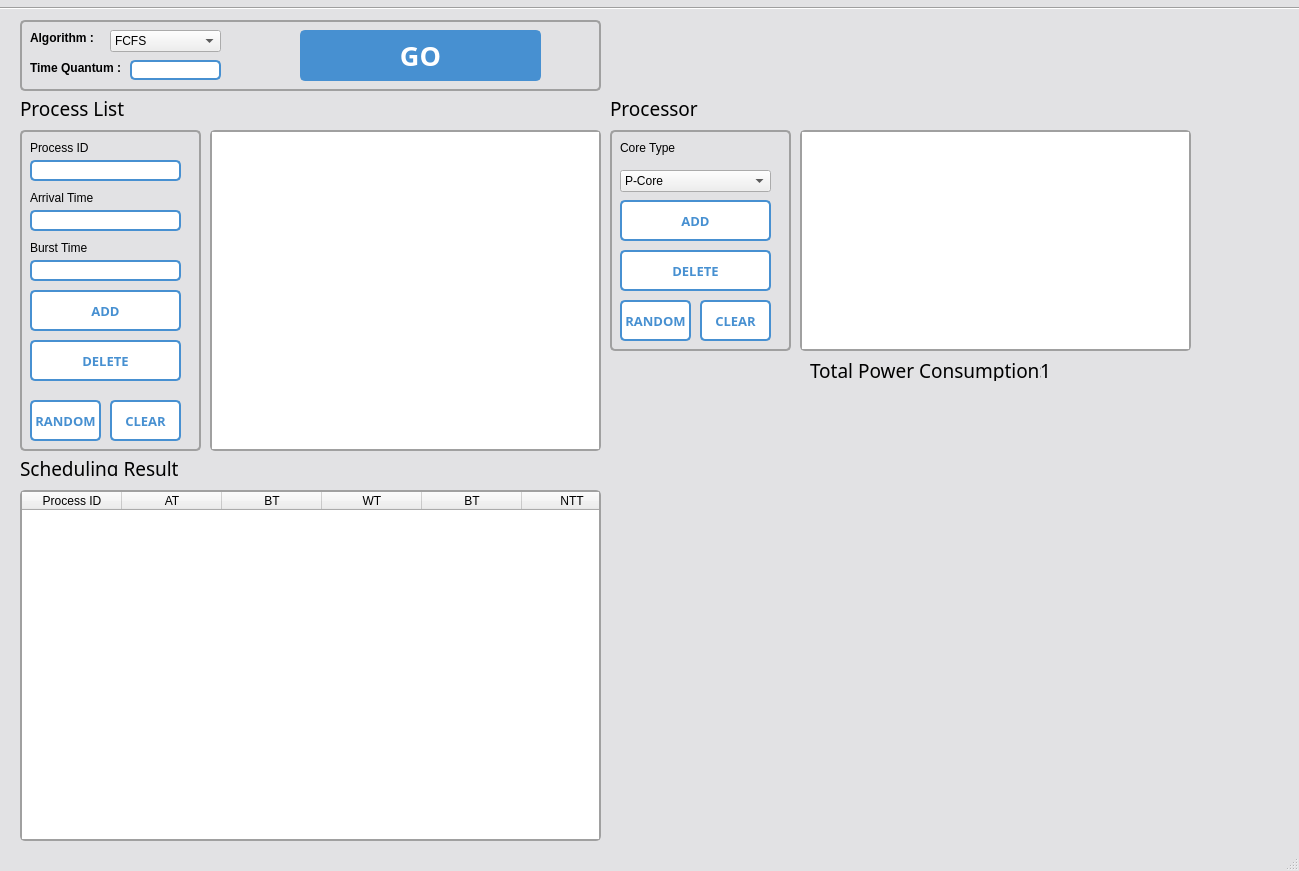
<?xml version="1.0" encoding="UTF-8"?>
<ui version="4.0">
 <class>MainWindow</class>
 <widget class="QMainWindow" name="MainWindow">
  <property name="windowModality">
   <enum>Qt::NonModal</enum>
  </property>
  <property name="enabled">
   <bool>true</bool>
  </property>
  <property name="geometry">
   <rect>
    <x>0</x>
    <y>0</y>
    <width>1299</width>
    <height>871</height>
   </rect>
  </property>
  <property name="sizePolicy">
   <sizepolicy hsizetype="Preferred" vsizetype="Preferred">
    <horstretch>0</horstretch>
    <verstretch>0</verstretch>
   </sizepolicy>
  </property>
  <property name="font">
   <font>
    <weight>75</weight>
    <bold>true</bold>
    <stylestrategy>PreferDefault</stylestrategy>
   </font>
  </property>
  <property name="cursor">
   <cursorShape>ArrowCursor</cursorShape>
  </property>
  <property name="contextMenuPolicy">
   <enum>Qt::DefaultContextMenu</enum>
  </property>
  <property name="acceptDrops">
   <bool>false</bool>
  </property>
  <property name="windowTitle">
   <string>Process Scheduling</string>
  </property>
  <property name="windowIcon">
   <iconset>
    <normaloff>../../../../Users/user/Desktop/아이콘.png</normaloff>
    <normalon>../../../../Users/user/Desktop/아이콘.png</normalon>../../../../Users/user/Desktop/아이콘.png</iconset>
  </property>
  <property name="autoFillBackground">
   <bool>false</bool>
  </property>
  <property name="styleSheet">
   <string notr="true">QMainWindow{
	background-color:rgb(226,226,228);
}</string>
  </property>
  <property name="toolButtonStyle">
   <enum>Qt::ToolButtonIconOnly</enum>
  </property>
  <property name="tabShape">
   <enum>QTabWidget::Rounded</enum>
  </property>
  <widget class="QWidget" name="centralwidget">
   <widget class="QLabel" name="label">
    <property name="geometry">
     <rect>
      <x>30</x>
      <y>30</y>
      <width>81</width>
      <height>16</height>
     </rect>
    </property>
    <property name="styleSheet">
     <string notr="true">font: 63 10pt &quot;Bahnschrift SemiBold&quot;;</string>
    </property>
    <property name="text">
     <string>&lt;html&gt;&lt;head/&gt;&lt;body&gt;&lt;p&gt;&lt;span style=&quot; font-weight:600;&quot;&gt;Algorithm :&lt;/span&gt;&lt;/p&gt;&lt;/body&gt;&lt;/html&gt;</string>
    </property>
   </widget>
   <widget class="QLabel" name="label_2">
    <property name="geometry">
     <rect>
      <x>30</x>
      <y>60</y>
      <width>111</width>
      <height>16</height>
     </rect>
    </property>
    <property name="styleSheet">
     <string notr="true">font: 63 10pt &quot;Bahnschrift SemiBold&quot;;</string>
    </property>
    <property name="text">
     <string>&lt;html&gt;&lt;head/&gt;&lt;body&gt;&lt;p&gt;&lt;span style=&quot; font-weight:600;&quot;&gt;Time Quantum :&lt;/span&gt;&lt;/p&gt;&lt;/body&gt;&lt;/html&gt;</string>
    </property>
   </widget>
   <widget class="QTableWidget" name="tableWidget">
    <property name="geometry">
     <rect>
      <x>210</x>
      <y>130</y>
      <width>391</width>
      <height>321</height>
     </rect>
    </property>
    <property name="font">
     <font>
      <stylestrategy>PreferDefault</stylestrategy>
     </font>
    </property>
    <property name="styleSheet">
     <string notr="true">QTableWidget{

             
                border: 2px solid rgb(160,160,160);
                border-radius: 5px;
            }</string>
    </property>
    <property name="frameShape">
     <enum>QFrame::WinPanel</enum>
    </property>
    <property name="frameShadow">
     <enum>QFrame::Plain</enum>
    </property>
    <property name="lineWidth">
     <number>1</number>
    </property>
    <property name="horizontalScrollBarPolicy">
     <enum>Qt::ScrollBarAlwaysOff</enum>
    </property>
    <property name="sizeAdjustPolicy">
     <enum>QAbstractScrollArea::AdjustIgnored</enum>
    </property>
    <property name="textElideMode">
     <enum>Qt::ElideLeft</enum>
    </property>
    <property name="verticalScrollMode">
     <enum>QAbstractItemView::ScrollPerPixel</enum>
    </property>
    <property name="horizontalScrollMode">
     <enum>QAbstractItemView::ScrollPerPixel</enum>
    </property>
    <property name="sortingEnabled">
     <bool>false</bool>
    </property>
    <property name="wordWrap">
     <bool>true</bool>
    </property>
    <property name="cornerButtonEnabled">
     <bool>true</bool>
    </property>
    <attribute name="horizontalHeaderHighlightSections">
     <bool>false</bool>
    </attribute>
    <attribute name="verticalHeaderMinimumSectionSize">
     <number>27</number>
    </attribute>
   </widget>
   <widget class="QFrame" name="frame_2">
    <property name="geometry">
     <rect>
      <x>20</x>
      <y>20</y>
      <width>581</width>
      <height>71</height>
     </rect>
    </property>
    <property name="styleSheet">
     <string notr="true">QFrame{

               
                border: 2px solid rgb(160,160,160);
                border-radius: 5px;
            }</string>
    </property>
    <property name="frameShape">
     <enum>QFrame::WinPanel</enum>
    </property>
    <property name="frameShadow">
     <enum>QFrame::Plain</enum>
    </property>
    <widget class="QComboBox" name="algorithm">
     <property name="geometry">
      <rect>
       <x>90</x>
       <y>10</y>
       <width>111</width>
       <height>22</height>
      </rect>
     </property>
     <property name="cursor">
      <cursorShape>PointingHandCursor</cursorShape>
     </property>
     <property name="layoutDirection">
      <enum>Qt::LeftToRight</enum>
     </property>
     <property name="styleSheet">
      <string notr="true">font: 63 9pt &quot;Bahnschrift SemiBold&quot;;</string>
     </property>
     <property name="iconSize">
      <size>
       <width>10</width>
       <height>10</height>
      </size>
     </property>
     <item>
      <property name="text">
       <string>FCFS</string>
      </property>
     </item>
     <item>
      <property name="text">
       <string>RR</string>
      </property>
     </item>
     <item>
      <property name="text">
       <string>SPN</string>
      </property>
     </item>
     <item>
      <property name="text">
       <string>SRTN</string>
      </property>
     </item>
     <item>
      <property name="text">
       <string>HRRN</string>
      </property>
     </item>
     <item>
      <property name="text">
       <string>OUR</string>
      </property>
     </item>
    </widget>
    <widget class="QLineEdit" name="Time_Quantum">
     <property name="geometry">
      <rect>
       <x>110</x>
       <y>40</y>
       <width>91</width>
       <height>20</height>
      </rect>
     </property>
     <property name="styleSheet">
      <string notr="true">QLineEdit {
                
                background-color: white;
                border: 2px solid rgb(71, 144, 209);
                border-radius: 5px;
            }</string>
     </property>
    </widget>
    <widget class="QPushButton" name="run_button">
     <property name="geometry">
      <rect>
       <x>280</x>
       <y>10</y>
       <width>241</width>
       <height>51</height>
      </rect>
     </property>
     <property name="font">
      <font>
       <family>Bahnschrift SemiBold</family>
       <pointsize>20</pointsize>
       <weight>75</weight>
       <bold>true</bold>
      </font>
     </property>
     <property name="cursor">
      <cursorShape>PointingHandCursor</cursorShape>
     </property>
     <property name="styleSheet">
      <string notr="true">QPushButton {
                color: white;
                background-color: rgb(71, 144, 209);
                border: 2px solid rgb(71, 144, 209);
                border-radius: 5px;
            }
            QPushButton:hover {
                background-color: white;
                color: rgb(71,144,209);
            }
QPushButton:pressed{
	background-color:rgb(71,144,209);
	color :white;
}</string>
     </property>
     <property name="text">
      <string>GO</string>
     </property>
    </widget>
   </widget>
   <widget class="QPushButton" name="random_button">
    <property name="geometry">
     <rect>
      <x>30</x>
      <y>400</y>
      <width>71</width>
      <height>41</height>
     </rect>
    </property>
    <property name="font">
     <font>
      <family>Bahnschrift SemiBold</family>
      <pointsize>10</pointsize>
      <weight>75</weight>
      <bold>true</bold>
     </font>
    </property>
    <property name="cursor">
     <cursorShape>PointingHandCursor</cursorShape>
    </property>
    <property name="styleSheet">
     <string notr="true">QPushButton {
                color: rgb(71, 144, 209);
                background-color: white;
                border: 2px solid rgb(71, 144, 209);
                border-radius: 5px;
            }
            QPushButton:hover {
                background-color: rgb(71, 144, 209);
                color: white;
            }
QPushButton:pressed{
	background-color:white;
	color :rgb(71, 144, 209);
}</string>
    </property>
    <property name="text">
     <string>RANDOM</string>
    </property>
   </widget>
   <widget class="QLineEdit" name="Process_ID">
    <property name="geometry">
     <rect>
      <x>30</x>
      <y>160</y>
      <width>151</width>
      <height>21</height>
     </rect>
    </property>
    <property name="styleSheet">
     <string notr="true">QLineEdit {
                
                background-color: white;
                border: 2px solid rgb(71, 144, 209);
                border-radius: 5px;
            }</string>
    </property>
    <property name="frame">
     <bool>true</bool>
    </property>
   </widget>
   <widget class="QLabel" name="label_6">
    <property name="geometry">
     <rect>
      <x>30</x>
      <y>190</y>
      <width>111</width>
      <height>16</height>
     </rect>
    </property>
    <property name="styleSheet">
     <string notr="true">font: 63 10pt &quot;Bahnschrift SemiBold&quot;;</string>
    </property>
    <property name="text">
     <string>Arrival Time</string>
    </property>
   </widget>
   <widget class="QPushButton" name="delete_button">
    <property name="geometry">
     <rect>
      <x>30</x>
      <y>340</y>
      <width>151</width>
      <height>41</height>
     </rect>
    </property>
    <property name="font">
     <font>
      <family>Bahnschrift SemiBold</family>
      <pointsize>10</pointsize>
      <weight>75</weight>
      <bold>true</bold>
     </font>
    </property>
    <property name="cursor">
     <cursorShape>PointingHandCursor</cursorShape>
    </property>
    <property name="styleSheet">
     <string notr="true">QPushButton {
                color: rgb(71, 144, 209);
                background-color: white;
                border: 2px solid rgb(71, 144, 209);
                border-radius: 5px;
            }
            QPushButton:hover {
                background-color: rgb(71, 144, 209);
                color: white;
            }
QPushButton:pressed{
	background-color:white;
	color :rgb(71, 144, 209);
}</string>
    </property>
    <property name="text">
     <string>DELETE</string>
    </property>
   </widget>
   <widget class="QPushButton" name="add_button">
    <property name="geometry">
     <rect>
      <x>30</x>
      <y>290</y>
      <width>151</width>
      <height>41</height>
     </rect>
    </property>
    <property name="font">
     <font>
      <family>Bahnschrift SemiBold</family>
      <pointsize>10</pointsize>
      <weight>75</weight>
      <bold>true</bold>
     </font>
    </property>
    <property name="cursor">
     <cursorShape>PointingHandCursor</cursorShape>
    </property>
    <property name="styleSheet">
     <string notr="true">QPushButton {
                color: rgb(71, 144, 209);
                background-color: white;
                border: 2px solid rgb(71, 144, 209);
                border-radius: 5px;
            }
 QPushButton:hover {
                background-color: rgb(71, 144, 209);
                color: white;
            }
QPushButton:pressed{
	background-color:white;
	color :rgb(71, 144, 209);
}</string>
    </property>
    <property name="text">
     <string>ADD</string>
    </property>
   </widget>
   <widget class="QLineEdit" name="Process_AT">
    <property name="geometry">
     <rect>
      <x>30</x>
      <y>210</y>
      <width>151</width>
      <height>21</height>
     </rect>
    </property>
    <property name="styleSheet">
     <string notr="true">QLineEdit {
                
                background-color: white;
                border: 2px solid rgb(71, 144, 209);
                border-radius: 5px;
            }</string>
    </property>
   </widget>
   <widget class="QLabel" name="label_7">
    <property name="geometry">
     <rect>
      <x>30</x>
      <y>240</y>
      <width>111</width>
      <height>16</height>
     </rect>
    </property>
    <property name="styleSheet">
     <string notr="true">font: 63 10pt &quot;Bahnschrift SemiBold&quot;;</string>
    </property>
    <property name="text">
     <string>Burst Time</string>
    </property>
   </widget>
   <widget class="QLabel" name="label_8">
    <property name="geometry">
     <rect>
      <x>30</x>
      <y>140</y>
      <width>121</width>
      <height>16</height>
     </rect>
    </property>
    <property name="styleSheet">
     <string notr="true">font: 63 10pt &quot;Bahnschrift SemiBold&quot;;</string>
    </property>
    <property name="text">
     <string>Process ID</string>
    </property>
   </widget>
   <widget class="QLineEdit" name="Process_BT">
    <property name="geometry">
     <rect>
      <x>30</x>
      <y>260</y>
      <width>151</width>
      <height>21</height>
     </rect>
    </property>
    <property name="styleSheet">
     <string notr="true">QLineEdit {
                
                background-color: white;
                border: 2px solid rgb(71, 144, 209);
                border-radius: 5px;
            }</string>
    </property>
   </widget>
   <widget class="QPushButton" name="AllDelete_button">
    <property name="geometry">
     <rect>
      <x>110</x>
      <y>400</y>
      <width>71</width>
      <height>41</height>
     </rect>
    </property>
    <property name="font">
     <font>
      <family>Bahnschrift SemiBold</family>
      <pointsize>10</pointsize>
      <weight>75</weight>
      <bold>true</bold>
     </font>
    </property>
    <property name="cursor">
     <cursorShape>PointingHandCursor</cursorShape>
    </property>
    <property name="styleSheet">
     <string notr="true">QPushButton {
                color: rgb(71, 144, 209);
                background-color: white;
                border: 2px solid rgb(71, 144, 209);
                border-radius: 5px;
            }
            QPushButton:hover {
                background-color: rgb(71, 144, 209);
                color: white;
            }
QPushButton:pressed{
	background-color:white;
	color :rgb(71, 144, 209);
}</string>
    </property>
    <property name="text">
     <string>CLEAR</string>
    </property>
   </widget>
   <widget class="QFrame" name="frame_3">
    <property name="geometry">
     <rect>
      <x>20</x>
      <y>130</y>
      <width>181</width>
      <height>321</height>
     </rect>
    </property>
    <property name="styleSheet">
     <string notr="true">QFrame{

               
                border: 2px solid rgb(160,160,160);
                border-radius: 5px;
            }</string>
    </property>
    <property name="frameShape">
     <enum>QFrame::WinPanel</enum>
    </property>
    <property name="frameShadow">
     <enum>QFrame::Plain</enum>
    </property>
   </widget>
   <widget class="QTableWidget" name="resultTable">
    <property name="geometry">
     <rect>
      <x>20</x>
      <y>490</y>
      <width>581</width>
      <height>351</height>
     </rect>
    </property>
    <property name="font">
     <font>
      <stylestrategy>PreferDefault</stylestrategy>
     </font>
    </property>
    <property name="styleSheet">
     <string notr="true">QTableWidget{

             
                border: 2px solid rgb(160,160,160);
                border-radius: 5px;
            }</string>
    </property>
    <property name="frameShape">
     <enum>QFrame::WinPanel</enum>
    </property>
    <property name="frameShadow">
     <enum>QFrame::Plain</enum>
    </property>
    <property name="lineWidth">
     <number>1</number>
    </property>
    <property name="horizontalScrollBarPolicy">
     <enum>Qt::ScrollBarAlwaysOff</enum>
    </property>
    <property name="sizeAdjustPolicy">
     <enum>QAbstractScrollArea::AdjustToContents</enum>
    </property>
    <property name="verticalScrollMode">
     <enum>QAbstractItemView::ScrollPerPixel</enum>
    </property>
    <property name="horizontalScrollMode">
     <enum>QAbstractItemView::ScrollPerPixel</enum>
    </property>
    <property name="sortingEnabled">
     <bool>false</bool>
    </property>
    <property name="wordWrap">
     <bool>true</bool>
    </property>
    <property name="cornerButtonEnabled">
     <bool>true</bool>
    </property>
    <attribute name="verticalHeaderMinimumSectionSize">
     <number>27</number>
    </attribute>
    <column>
     <property name="text">
      <string>Process ID</string>
     </property>
    </column>
    <column>
     <property name="text">
      <string>AT</string>
     </property>
    </column>
    <column>
     <property name="text">
      <string>BT</string>
     </property>
    </column>
    <column>
     <property name="text">
      <string>WT</string>
     </property>
    </column>
    <column>
     <property name="text">
      <string>BT</string>
     </property>
    </column>
    <column>
     <property name="text">
      <string>NTT</string>
     </property>
    </column>
   </widget>
   <widget class="QLabel" name="label_3">
    <property name="geometry">
     <rect>
      <x>20</x>
      <y>100</y>
      <width>131</width>
      <height>16</height>
     </rect>
    </property>
    <property name="font">
     <font>
      <family>Bahnschrift SemiBold</family>
      <pointsize>14</pointsize>
      <weight>7</weight>
      <italic>false</italic>
      <bold>false</bold>
     </font>
    </property>
    <property name="styleSheet">
     <string notr="true">font: 63 14pt &quot;Bahnschrift SemiBold&quot;;</string>
    </property>
    <property name="text">
     <string>Process List</string>
    </property>
   </widget>
   <widget class="QLabel" name="label_4">
    <property name="geometry">
     <rect>
      <x>20</x>
      <y>460</y>
      <width>171</width>
      <height>16</height>
     </rect>
    </property>
    <property name="font">
     <font>
      <family>Bahnschrift SemiBold</family>
      <pointsize>14</pointsize>
      <weight>7</weight>
      <italic>false</italic>
      <bold>false</bold>
     </font>
    </property>
    <property name="styleSheet">
     <string notr="true">font: 63 14pt &quot;Bahnschrift SemiBold&quot;;</string>
    </property>
    <property name="text">
     <string>Scheduling Result</string>
    </property>
   </widget>
   <widget class="Line" name="line">
    <property name="geometry">
     <rect>
      <x>0</x>
      <y>0</y>
      <width>1301</width>
      <height>16</height>
     </rect>
    </property>
    <property name="orientation">
     <enum>Qt::Horizontal</enum>
    </property>
   </widget>
   <widget class="QLabel" name="label_5">
    <property name="geometry">
     <rect>
      <x>610</x>
      <y>100</y>
      <width>161</width>
      <height>16</height>
     </rect>
    </property>
    <property name="font">
     <font>
      <family>Bahnschrift SemiBold</family>
      <pointsize>14</pointsize>
      <weight>7</weight>
      <italic>false</italic>
      <bold>false</bold>
     </font>
    </property>
    <property name="styleSheet">
     <string notr="true">font: 63 14pt &quot;Bahnschrift SemiBold&quot;;</string>
    </property>
    <property name="text">
     <string>Processor</string>
    </property>
   </widget>
   <widget class="QPushButton" name="add_button_2">
    <property name="geometry">
     <rect>
      <x>620</x>
      <y>200</y>
      <width>151</width>
      <height>41</height>
     </rect>
    </property>
    <property name="font">
     <font>
      <family>Bahnschrift SemiBold</family>
      <pointsize>10</pointsize>
      <weight>75</weight>
      <bold>true</bold>
     </font>
    </property>
    <property name="cursor">
     <cursorShape>PointingHandCursor</cursorShape>
    </property>
    <property name="styleSheet">
     <string notr="true">QPushButton {
                color: rgb(71, 144, 209);
                background-color: white;
                border: 2px solid rgb(71, 144, 209);
                border-radius: 5px;
            }
 QPushButton:hover {
                background-color: rgb(71, 144, 209);
                color: white;
            }
QPushButton:pressed{
	background-color:white;
	color :rgb(71, 144, 209);
}</string>
    </property>
    <property name="text">
     <string>ADD</string>
    </property>
   </widget>
   <widget class="QPushButton" name="AllDelete_button_2">
    <property name="geometry">
     <rect>
      <x>700</x>
      <y>300</y>
      <width>71</width>
      <height>41</height>
     </rect>
    </property>
    <property name="font">
     <font>
      <family>Bahnschrift SemiBold</family>
      <pointsize>10</pointsize>
      <weight>75</weight>
      <bold>true</bold>
     </font>
    </property>
    <property name="cursor">
     <cursorShape>PointingHandCursor</cursorShape>
    </property>
    <property name="styleSheet">
     <string notr="true">QPushButton {
                color: rgb(71, 144, 209);
                background-color: white;
                border: 2px solid rgb(71, 144, 209);
                border-radius: 5px;
            }
            QPushButton:hover {
                background-color: rgb(71, 144, 209);
                color: white;
            }
QPushButton:pressed{
	background-color:white;
	color :rgb(71, 144, 209);
}</string>
    </property>
    <property name="text">
     <string>CLEAR</string>
    </property>
   </widget>
   <widget class="QFrame" name="frame_4">
    <property name="geometry">
     <rect>
      <x>610</x>
      <y>130</y>
      <width>181</width>
      <height>221</height>
     </rect>
    </property>
    <property name="styleSheet">
     <string notr="true">QFrame{

               
                border: 2px solid rgb(160,160,160);
                border-radius: 5px;
            }</string>
    </property>
    <property name="frameShape">
     <enum>QFrame::WinPanel</enum>
    </property>
    <property name="frameShadow">
     <enum>QFrame::Plain</enum>
    </property>
    <widget class="QComboBox" name="coreType">
     <property name="geometry">
      <rect>
       <x>10</x>
       <y>40</y>
       <width>151</width>
       <height>22</height>
      </rect>
     </property>
     <property name="cursor">
      <cursorShape>PointingHandCursor</cursorShape>
     </property>
     <property name="layoutDirection">
      <enum>Qt::LeftToRight</enum>
     </property>
     <property name="styleSheet">
      <string notr="true">font: 63 9pt &quot;Bahnschrift SemiBold&quot;;</string>
     </property>
     <property name="iconSize">
      <size>
       <width>10</width>
       <height>10</height>
      </size>
     </property>
     <item>
      <property name="text">
       <string>P-Core</string>
      </property>
     </item>
     <item>
      <property name="text">
       <string>E-Core</string>
      </property>
     </item>
    </widget>
   </widget>
   <widget class="QTableWidget" name="coreTable">
    <property name="geometry">
     <rect>
      <x>800</x>
      <y>130</y>
      <width>391</width>
      <height>221</height>
     </rect>
    </property>
    <property name="sizePolicy">
     <sizepolicy hsizetype="Expanding" vsizetype="Expanding">
      <horstretch>0</horstretch>
      <verstretch>4</verstretch>
     </sizepolicy>
    </property>
    <property name="font">
     <font>
      <stylestrategy>PreferDefault</stylestrategy>
     </font>
    </property>
    <property name="styleSheet">
     <string notr="true">QTableWidget{

             
                border: 2px solid rgb(160,160,160);
                border-radius: 5px;
            }</string>
    </property>
    <property name="frameShape">
     <enum>QFrame::WinPanel</enum>
    </property>
    <property name="frameShadow">
     <enum>QFrame::Plain</enum>
    </property>
    <property name="lineWidth">
     <number>1</number>
    </property>
    <property name="horizontalScrollBarPolicy">
     <enum>Qt::ScrollBarAlwaysOff</enum>
    </property>
    <property name="sizeAdjustPolicy">
     <enum>QAbstractScrollArea::AdjustToContents</enum>
    </property>
    <property name="verticalScrollMode">
     <enum>QAbstractItemView::ScrollPerPixel</enum>
    </property>
    <property name="horizontalScrollMode">
     <enum>QAbstractItemView::ScrollPerPixel</enum>
    </property>
    <property name="sortingEnabled">
     <bool>false</bool>
    </property>
    <property name="wordWrap">
     <bool>true</bool>
    </property>
    <property name="cornerButtonEnabled">
     <bool>true</bool>
    </property>
    <attribute name="verticalHeaderMinimumSectionSize">
     <number>27</number>
    </attribute>
   </widget>
   <widget class="QPushButton" name="random_button_2">
    <property name="geometry">
     <rect>
      <x>620</x>
      <y>300</y>
      <width>71</width>
      <height>41</height>
     </rect>
    </property>
    <property name="font">
     <font>
      <family>Bahnschrift SemiBold</family>
      <pointsize>10</pointsize>
      <weight>75</weight>
      <bold>true</bold>
     </font>
    </property>
    <property name="cursor">
     <cursorShape>PointingHandCursor</cursorShape>
    </property>
    <property name="styleSheet">
     <string notr="true">QPushButton {
                color: rgb(71, 144, 209);
                background-color: white;
                border: 2px solid rgb(71, 144, 209);
                border-radius: 5px;
            }
            QPushButton:hover {
                background-color: rgb(71, 144, 209);
                color: white;
            }
QPushButton:pressed{
	background-color:white;
	color :rgb(71, 144, 209);
}</string>
    </property>
    <property name="text">
     <string>RANDOM</string>
    </property>
   </widget>
   <widget class="QPushButton" name="delete_button_2">
    <property name="geometry">
     <rect>
      <x>620</x>
      <y>250</y>
      <width>151</width>
      <height>41</height>
     </rect>
    </property>
    <property name="font">
     <font>
      <family>Bahnschrift SemiBold</family>
      <pointsize>10</pointsize>
      <weight>75</weight>
      <bold>true</bold>
     </font>
    </property>
    <property name="cursor">
     <cursorShape>PointingHandCursor</cursorShape>
    </property>
    <property name="styleSheet">
     <string notr="true">QPushButton {
                color: rgb(71, 144, 209);
                background-color: white;
                border: 2px solid rgb(71, 144, 209);
                border-radius: 5px;
            }
            QPushButton:hover {
                background-color: rgb(71, 144, 209);
                color: white;
            }
QPushButton:pressed{
	background-color:white;
	color :rgb(71, 144, 209);
}</string>
    </property>
    <property name="text">
     <string>DELETE</string>
    </property>
   </widget>
   <widget class="QLabel" name="label_10">
    <property name="geometry">
     <rect>
      <x>620</x>
      <y>140</y>
      <width>111</width>
      <height>16</height>
     </rect>
    </property>
    <property name="styleSheet">
     <string notr="true">font: 63 10pt &quot;Bahnschrift SemiBold&quot;;</string>
    </property>
    <property name="text">
     <string>Core Type</string>
    </property>
   </widget>
   <widget class="QLabel" name="label_9">
    <property name="geometry">
     <rect>
      <x>810</x>
      <y>360</y>
      <width>231</width>
      <height>21</height>
     </rect>
    </property>
    <property name="font">
     <font>
      <family>Bahnschrift SemiBold</family>
      <pointsize>14</pointsize>
      <weight>7</weight>
      <italic>false</italic>
      <bold>false</bold>
     </font>
    </property>
    <property name="styleSheet">
     <string notr="true">font: 63 14pt &quot;Bahnschrift SemiBold&quot;;</string>
    </property>
    <property name="text">
     <string>Total Power Consumption:</string>
    </property>
   </widget>
   <widget class="QLabel" name="totalconsumption">
    <property name="geometry">
     <rect>
      <x>1040</x>
      <y>360</y>
      <width>71</width>
      <height>21</height>
     </rect>
    </property>
    <property name="font">
     <font>
      <family>Bahnschrift SemiBold</family>
      <pointsize>14</pointsize>
      <weight>7</weight>
      <italic>false</italic>
      <bold>false</bold>
     </font>
    </property>
    <property name="styleSheet">
     <string notr="true">font: 63 14pt &quot;Bahnschrift SemiBold&quot;;</string>
    </property>
    <property name="text">
     <string>1</string>
    </property>
   </widget>
   <zorder>frame_3</zorder>
   <zorder>frame_4</zorder>
   <zorder>frame_2</zorder>
   <zorder>label</zorder>
   <zorder>label_2</zorder>
   <zorder>tableWidget</zorder>
   <zorder>random_button</zorder>
   <zorder>Process_ID</zorder>
   <zorder>label_6</zorder>
   <zorder>delete_button</zorder>
   <zorder>add_button</zorder>
   <zorder>Process_AT</zorder>
   <zorder>label_7</zorder>
   <zorder>label_8</zorder>
   <zorder>Process_BT</zorder>
   <zorder>AllDelete_button</zorder>
   <zorder>resultTable</zorder>
   <zorder>label_3</zorder>
   <zorder>label_4</zorder>
   <zorder>line</zorder>
   <zorder>label_5</zorder>
   <zorder>add_button_2</zorder>
   <zorder>AllDelete_button_2</zorder>
   <zorder>coreTable</zorder>
   <zorder>random_button_2</zorder>
   <zorder>delete_button_2</zorder>
   <zorder>label_10</zorder>
   <zorder>label_9</zorder>
   <zorder>totalconsumption</zorder>
  </widget>
  <widget class="QMenuBar" name="menubar">
   <property name="geometry">
    <rect>
     <x>0</x>
     <y>0</y>
     <width>1299</width>
     <height>25</height>
    </rect>
   </property>
  </widget>
  <widget class="QStatusBar" name="statusbar"/>
 </widget>
 <resources/>
 <connections/>
</ui>
